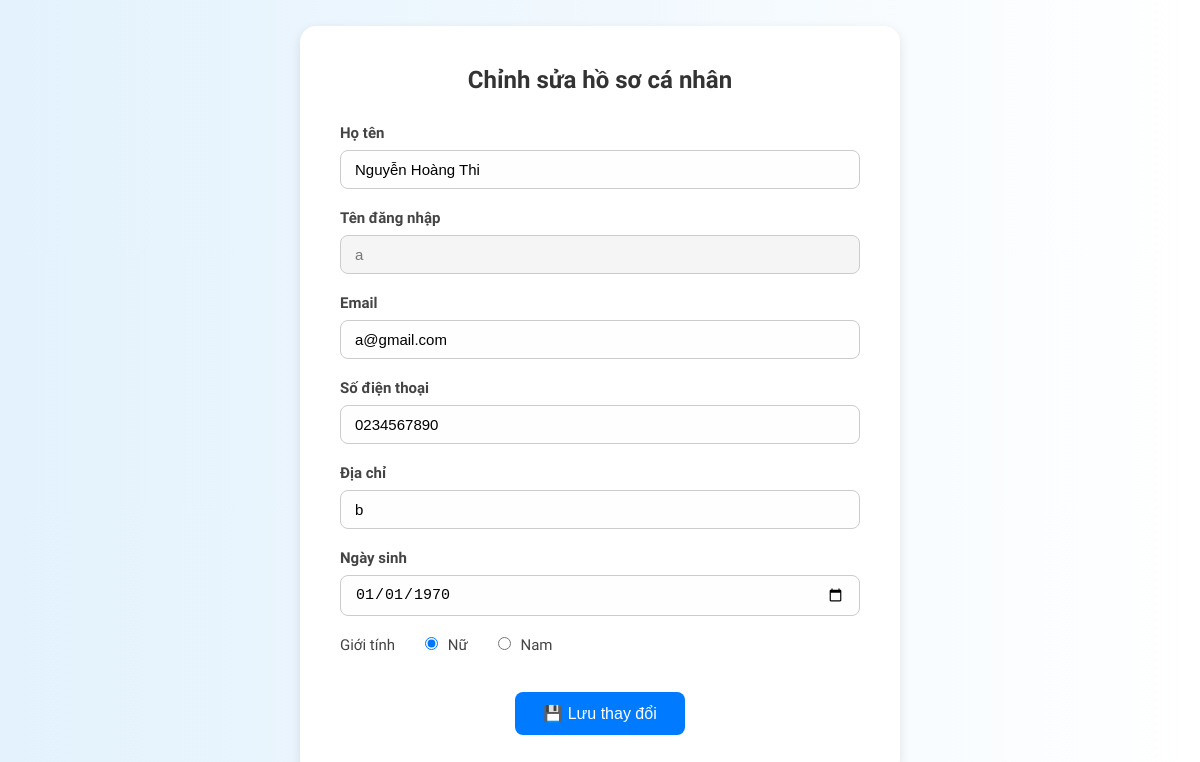
The app's page /main/profile.php (signed in) with its own data.
### tables this page shows
CREATE TABLE KHACHHANG (
	MAKHACHHANG		INT PRIMARY KEY AUTO_INCREMENT,
	TENKHACHHANG	VARCHAR(255),
	DIACHI			VARCHAR(255),
	EMAIL			VARCHAR(255),
	NGAYSINH		DATETIME,
	SDT				CHAR(10),
	GIOITINH		INT DEFAULT 0,  
	DIEMTICHLUY		INT DEFAULT 0,
	USERNAME		VARCHAR(50)
);

### dbprocess.php (called while the page is built, shortened)
<?php
    include_once("config.php");
    function executePreparedSingleResult($sql) {
        global $conn;
        $result = mysqli_query($conn, $sql);
        $row = mysqli_fetch_array($result);
        return $row;
    }
?>

### main/profile.php (the view, shortened to what this page needs)
<?php
include('../config.php');
include('../dbprocess.php');
$username = $_SESSION['username'];
$sql = 'SELECT * FROM KHACHHANG WHERE username = "'.$username.'"';
$user = executePreparedSingleResult($sql);
?>
<!DOCTYPE html>
<html lang="vi">
<head>
    <link rel="stylesheet" href="../style/profile.css">
</head>
<body>
    <div class="profile-container">
        <h1>Chỉnh sửa hồ sơ cá nhân</h1>
        <form action="process_update_profile.php" method="POST" class="profile-form">
            <div class="form-group">
                <label for="name">Họ tên</label>
                <input type="text" name="name" id="name" value="<?php echo htmlspecialchars($user['TENKHACHHANG']); ?>" required>
            </div>
            <div class="form-group">
                <label for="username">Tên đăng nhập</label>
                <input type="text" name="username" id="username" value="<?php echo htmlspecialchars($user['USERNAME']); ?>" readonly>
            </div>
            <div class="form-group">
                <label for="email">Email</label>
                <input type="email" name="email" id="email" value="<?php echo htmlspecialchars($user['EMAIL']); ?>" required>
            </div>
            <div class="form-group">
                <label for="phone">Số điện thoại</label>
                <input type="text" name="phone" id="phone" value="<?php echo htmlspecialchars($user['SDT']); ?>" required maxlength="10">
            </div>
            <div class="form-group">
                <label for="address">Địa chỉ</label>
                <input type="text" name="address" id="address" value="<?php echo htmlspecialchars($user['DIACHI']); ?>" required>
            </div>
            <div class="form-group">
                <label for="ngaysinh">Ngày sinh</label>
                <input type="date" name="ngaysinh" id="ngaysinh" value="<?php echo htmlspecialchars(date('Y-m-d', strtotime($user['NGAYSINH']))); ?>" required>
            </div>
            <div class="form-group gender-group">
                <label>Giới tính</label>
                <label><input type="radio" name="gioitinh" value="0" <?php echo ($user['GIOITINH'] == 0) ? 'checked' : ''; ?>> Nữ</label>
                <label><input type="radio" name="gioitinh" value="1" <?php echo ($user['GIOITINH'] == 1) ? 'checked' : ''; ?>> Nam</label>
            </div>
            <div class="submit-button">
                <button type="submit">💾 Lưu thay đổi</button>
            </div>
        </form>
    </div>
</body>
</html>

### style/profile.css (style rules this page uses)
* { box-sizing: border-box; margin: 0; padding: 0; }
body { font-family: 'Sansation', sans-serif; background: linear-gradient(to right, #e3f2fd, #ffffff); display: flex; justify-content: center; align-items: center; min-height: 100vh; }
.profile-container { background-color: #ffffff; padding: 40px; max-width: 600px; width: 100%; border-radius: 16px; box-shadow: 0 4px 12px rgba(0, 0, 0, 0.1); }
.profile-container h1 { text-align: center; margin-bottom: 30px; color: #333; font-size: 24px; }
.profile-form .form-group { margin-bottom: 20px; }
.profile-form label { font-weight: bold; display: block; margin-bottom: 8px; color: #444; font-size: 15px; }
.profile-form input[type="text"], .profile-form input[type="email"], .profile-form input[type="date"] { width: 100%; padding: 10px 14px; border: 1px solid #ccc; border-radius: 8px; font-size: 15px; background-color: #fefefe; transition: border-color 0.3s; }
.profile-form input[readonly] { background-color: #f5f5f5; color: #777; }
.gender-group { display: flex; gap: 30px; align-items: center; margin-top: 10px; }
.gender-group input[type="radio"] { margin-right: 6px; }
.gender-group label { font-weight: normal; color: #444; }
.submit-button { text-align: center; margin-top: 30px; }
.submit-button button { padding: 12px 28px; background-color: #007bff; color: white; font-size: 16px; border: none; border-radius: 8px; cursor: pointer; transition: background-color 0.3s, transform 0.2s; }

### records on screen
khachhang: name "Nguyễn Hoàng Thi", username "a", email "a@gmail.com", phone "0234567890", address "b", ngaysinh "01/01/1970", GIOITINH "☑ Nữ", GIOITINH "☐ Nam"
